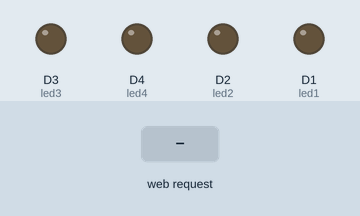
Recording of a sketch running on a simulated ESP8266 (NodeMCU). Parts: output pins drawn as LEDs (lit = HIGH). The test bench sets the inputs (shaded band). WiFi joins after 1.5 s; servers stay silent unless stated; what the sketch prints to the serial monitor is not drawn.

Above: at 2.7 s.
2.8 s: HTTP request GET /led1/on received
At 3.6 s:
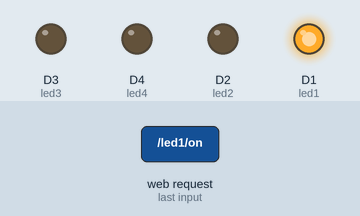
4.3 s: HTTP request GET /led2/on received
At 4.8 s:
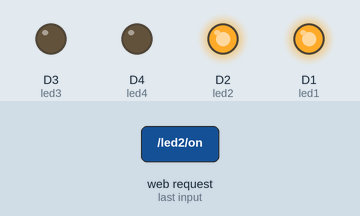
5.8 s: HTTP request GET /led1/off received
At 7.0 s:
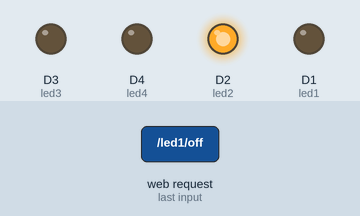
7.3 s: HTTP request GET /led3/on received
At 8.2 s:
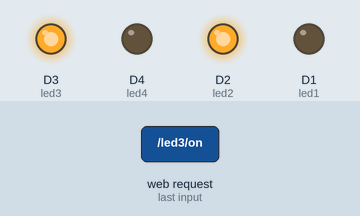
8.8 s: HTTP request GET /led2/off received
At 9.4 s:
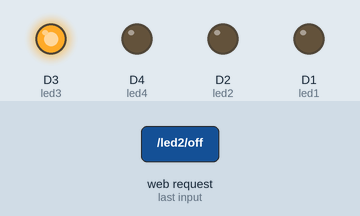
10.3 s: HTTP request GET /led4/on received
At 11.7 s:
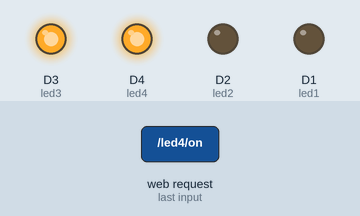
Timing chart, 0 to 12.8 s (numbered marks = the images above; inputs shaded):
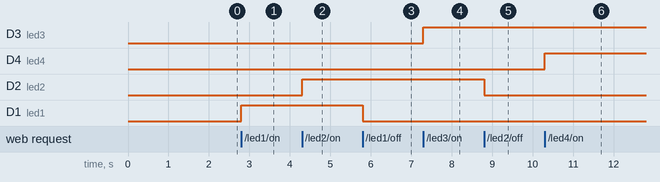

Measured:
- after the input at 2.8 s, D1 (led1): LOW → HIGH at once
- after the input at 4.3 s, D2 (led2): LOW → HIGH at once
- after the input at 5.8 s, D1 (led1): HIGH → LOW at once
- after the input at 7.3 s, D3 (led3): LOW → HIGH at once
- after the input at 8.8 s, D2 (led2): HIGH → LOW at once
- after the input at 10.3 s, D4 (led4): LOW → HIGH at once

The sketch:

Dashboard_Controlled_Leds.ino
```cpp
#include <ESP8266WiFi.h>

// Wi-Fi credentials
const char* ssid = "Loading...";
const char* password = "GuessItIfYouCan";

// LED pins
const int led1 = D1;
const int led2 = D2;
const int led3 = D3;
const int led4 = D4;

WiFiServer server(80);

void setup() {
  Serial.begin(115200);

  // Set LED pins as output
  pinMode(led1, OUTPUT);
  pinMode(led2, OUTPUT);
  pinMode(led3, OUTPUT);
  pinMode(led4, OUTPUT);

  // Connect to Wi-Fi
  WiFi.begin(ssid, password);
  while (WiFi.status() != WL_CONNECTED) {
    delay(500);
    Serial.print(".");
  }
  Serial.println("");
  Serial.print("Connected! IP address: ");
  Serial.println(WiFi.localIP());

  // Start the server
  server.begin();
}

void loop() {
  WiFiClient client = server.available();
  if (!client) return;

  while (!client.available()) delay(1);

  String request = client.readStringUntil('\r');
  client.flush();

  // Parse LED control from URL
  if (request.indexOf("/led1/on") != -1) digitalWrite(led1, HIGH);
  if (request.indexOf("/led1/off") != -1) digitalWrite(led1, LOW);
  if (request.indexOf("/led2/on") != -1) digitalWrite(led2, HIGH);
  if (request.indexOf("/led2/off") != -1) digitalWrite(led2, LOW);
  if (request.indexOf("/led3/on") != -1) digitalWrite(led3, HIGH);
  if (request.indexOf("/led3/off") != -1) digitalWrite(led3, LOW);
  if (request.indexOf("/led4/on") != -1) digitalWrite(led4, HIGH);
  if (request.indexOf("/led4/off") != -1) digitalWrite(led4, LOW);

  // Web Page -----------------------------------------------
  client.println("HTTP/1.1 200 OK");
  client.println("Content-Type: text/html");
  client.println();
  client.println("<!DOCTYPE html><html><head>");
  client.println("<meta name='viewport' content='width=device-width, initial-scale=1'>");
  client.println("<title>LED Control</title>");
  client.println("<style>");
  client.println("body { font-family: Arial; background: #f0f0f0; margin: 0; height: 100vh; display: flex; justify-content: center; align-items: center; }");
  client.println(".container { text-align: center; background: white; padding: 30px; border-radius: 10px; box-shadow: 0 4px 20px rgba(0,0,0,0.1); max-width: 400px; }");
  client.println("h1 { color: #333; margin-bottom: 25px; }");
  client.println(".btn { display: inline-block; padding: 12px 20px; margin: 8px; font-size: 16px; color: white; text-decoration: none; border-radius: 6px; transition: background 0.3s; }");
  client.println(".on { background-color: #4CAF50; }");
  client.println(".on:hover { background-color: #45a049; }");
  client.println(".off { background-color: #f44336; }");
  client.println(".off:hover { background-color: #da190b; }");
  client.println(".section { margin-bottom: 20px; }");
  client.println("</style>");
  client.println("</head><body>");
  client.println("<div class='container'>");
  client.println("<h1>ESP8266 LED Control</h1>");

  client.println("<div class='section'>");
  client.println("<h2>Red LED</h2>");
  client.println("<a class='btn on' href='/led1/on'>Turn ON</a>");
  client.println("<a class='btn off' href='/led1/off'>Turn OFF</a>");
  client.println("</div>");

  client.println("<div class='section'>");
  client.println("<h2>Blue LED</h2>");
  client.println("<a class='btn on' href='/led2/on'>Turn ON</a>");
  client.println("<a class='btn off' href='/led2/off'>Turn OFF</a>");
  client.println("</div>");

  client.println("<div class='section'>");
  client.println("<h2>Green LED</h2>");
  client.println("<a class='btn on' href='/led3/on'>Turn ON</a>");
  client.println("<a class='btn off' href='/led3/off'>Turn OFF</a>");
  client.println("</div>");

  client.println("<div class='section'>");
  client.println("<h2>Yellow LED</h2>");
  client.println("<a class='btn on' href='/led4/on'>Turn ON</a>");
  client.println("<a class='btn off' href='/led4/off'>Turn OFF</a>");
  client.println("</div>");

  client.println("</div></body></html>");
  // Web Page -----------------------------------------------

  delay(1);
}
```
